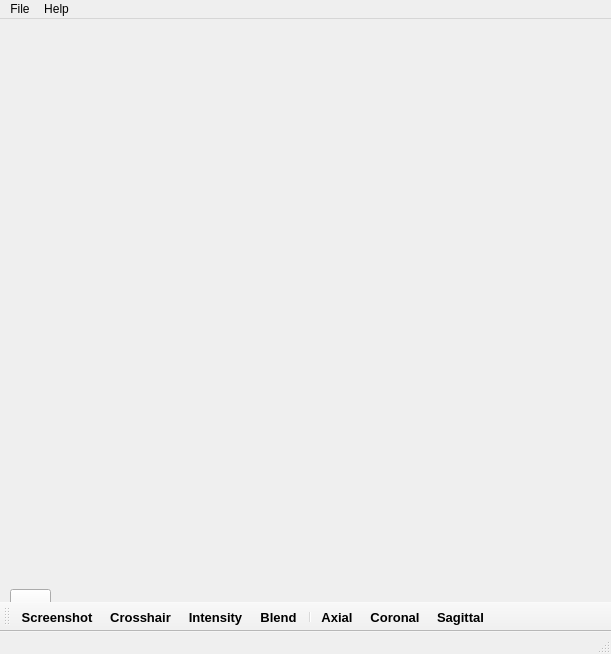
<?xml version="1.0" encoding="UTF-8"?>
<ui version="4.0">
 <class>MainWindow</class>
 <widget class="QMainWindow" name="MainWindow">
  <property name="geometry">
   <rect>
    <x>0</x>
    <y>0</y>
    <width>611</width>
    <height>654</height>
   </rect>
  </property>
  <property name="sizePolicy">
   <sizepolicy hsizetype="Preferred" vsizetype="Preferred">
    <horstretch>0</horstretch>
    <verstretch>0</verstretch>
   </sizepolicy>
  </property>
  <property name="windowTitle">
   <string>MainWindow</string>
  </property>
  <widget class="QWidget" name="centralwidget">
   <property name="sizePolicy">
    <sizepolicy hsizetype="Expanding" vsizetype="Expanding">
     <horstretch>0</horstretch>
     <verstretch>0</verstretch>
    </sizepolicy>
   </property>
   <widget class="QPushButton" name="pushButton_10">
    <property name="geometry">
     <rect>
      <x>10</x>
      <y>570</y>
      <width>41</width>
      <height>41</height>
     </rect>
    </property>
    <property name="toolTip">
     <string>&lt;html&gt;&lt;head/&gt;&lt;body&gt;&lt;p&gt;Crosshair&lt;/p&gt;&lt;/body&gt;&lt;/html&gt;</string>
    </property>
    <property name="text">
     <string/>
    </property>
    <property name="icon">
     <iconset resource="../smili.qrc">
      <normaloff>:/resources/toolbar/expand.png</normaloff>:/resources/toolbar/expand.png</iconset>
    </property>
   </widget>
   <widget class="QVTKWidget" name="qvtkWidget">
    <property name="geometry">
     <rect>
      <x>10</x>
      <y>0</y>
      <width>591</width>
      <height>561</height>
     </rect>
    </property>
   </widget>
  </widget>
  <widget class="QStatusBar" name="statusbar"/>
  <widget class="QMenuBar" name="menuBar">
   <property name="geometry">
    <rect>
     <x>0</x>
     <y>0</y>
     <width>611</width>
     <height>21</height>
    </rect>
   </property>
   <widget class="QMenu" name="menuFile">
    <property name="title">
     <string>File</string>
    </property>
    <addaction name="actionOpen_2"/>
    <addaction name="actionOpen"/>
    <addaction name="actionSave_2"/>
    <addaction name="actionRefresh_2"/>
   </widget>
   <widget class="QMenu" name="menuHelp">
    <property name="title">
     <string>Help</string>
    </property>
    <addaction name="actionControl_2"/>
    <addaction name="actionAbout_2"/>
    <addaction name="actionConsole"/>
   </widget>
   <addaction name="menuFile"/>
   <addaction name="menuHelp"/>
  </widget>
  <widget class="QToolBar" name="toolBar">
   <property name="font">
    <font>
     <pointsize>10</pointsize>
     <weight>75</weight>
     <italic>false</italic>
     <bold>true</bold>
     <strikeout>false</strikeout>
    </font>
   </property>
   <property name="windowTitle">
    <string>toolBar</string>
   </property>
   <property name="allowedAreas">
    <set>Qt::NoToolBarArea</set>
   </property>
   <property name="iconSize">
    <size>
     <width>56</width>
     <height>56</height>
    </size>
   </property>
   <property name="toolButtonStyle">
    <enum>Qt::ToolButtonTextBesideIcon</enum>
   </property>
   <attribute name="toolBarArea">
    <enum>BottomToolBarArea</enum>
   </attribute>
   <attribute name="toolBarBreak">
    <bool>false</bool>
   </attribute>
   <addaction name="actionScreenshot"/>
   <addaction name="actionCrosshair"/>
   <addaction name="actionIntensity_2"/>
   <addaction name="actionBlend"/>
   <addaction name="separator"/>
   <addaction name="actionAxial"/>
   <addaction name="actionCoronal"/>
   <addaction name="actionSagittal"/>
  </widget>
  <action name="actionFile">
   <property name="enabled">
    <bool>true</bool>
   </property>
   <property name="text">
    <string>File</string>
   </property>
   <property name="toolTip">
    <string>File</string>
   </property>
  </action>
  <action name="actionOpen">
   <property name="icon">
    <iconset resource="../smili.qrc">
     <normaloff>:/resources/toolbar/open.png</normaloff>:/resources/toolbar/open.png</iconset>
   </property>
   <property name="text">
    <string>Open Label Image</string>
   </property>
  </action>
  <action name="actionSave">
   <property name="text">
    <string>Save</string>
   </property>
  </action>
  <action name="actionAxial">
   <property name="checkable">
    <bool>true</bool>
   </property>
   <property name="icon">
    <iconset resource="../smili.qrc">
     <normaloff>:/resources/toolbar/axial.png</normaloff>:/resources/toolbar/axial.png</iconset>
   </property>
   <property name="text">
    <string>Axial</string>
   </property>
   <property name="toolTip">
    <string>Axial</string>
   </property>
  </action>
  <action name="actionCoronal">
   <property name="checkable">
    <bool>true</bool>
   </property>
   <property name="icon">
    <iconset resource="../smili.qrc">
     <normaloff>:/resources/toolbar/coronal.png</normaloff>:/resources/toolbar/coronal.png</iconset>
   </property>
   <property name="text">
    <string>Coronal</string>
   </property>
   <property name="toolTip">
    <string>Coronal</string>
   </property>
  </action>
  <action name="actionSagittal">
   <property name="checkable">
    <bool>true</bool>
   </property>
   <property name="icon">
    <iconset resource="../smili.qrc">
     <normaloff>:/resources/toolbar/sagittal.png</normaloff>:/resources/toolbar/sagittal.png</iconset>
   </property>
   <property name="text">
    <string>Sagittal</string>
   </property>
   <property name="toolTip">
    <string>Sagittal</string>
   </property>
  </action>
  <action name="actionAbout">
   <property name="text">
    <string>About</string>
   </property>
  </action>
  <action name="actionconsole">
   <property name="text">
    <string>console</string>
   </property>
  </action>
  <action name="actionOpen_2">
   <property name="icon">
    <iconset resource="../smili.qrc">
     <normaloff>:/resources/toolbar/open.png</normaloff>:/resources/toolbar/open.png</iconset>
   </property>
   <property name="text">
    <string>Open Image</string>
   </property>
  </action>
  <action name="actionSave_2">
   <property name="icon">
    <iconset resource="../smili.qrc">
     <normaloff>:/resources/toolbar/save.png</normaloff>:/resources/toolbar/save.png</iconset>
   </property>
   <property name="text">
    <string>Save</string>
   </property>
  </action>
  <action name="actionRefresh_2">
   <property name="icon">
    <iconset resource="../smili.qrc">
     <normaloff>:/resources/toolbar/refresh.png</normaloff>:/resources/toolbar/refresh.png</iconset>
   </property>
   <property name="text">
    <string>Refresh</string>
   </property>
  </action>
  <action name="actionControl_2">
   <property name="icon">
    <iconset resource="../smili.qrc">
     <normaloff>:/resources/toolbar/controls.png</normaloff>:/resources/toolbar/controls.png</iconset>
   </property>
   <property name="text">
    <string>Control</string>
   </property>
  </action>
  <action name="actionAbout_2">
   <property name="icon">
    <iconset resource="../smili.qrc">
     <normaloff>:/resources/toolbar/help.png</normaloff>:/resources/toolbar/help.png</iconset>
   </property>
   <property name="text">
    <string>About</string>
   </property>
  </action>
  <action name="actionConsole">
   <property name="checkable">
    <bool>true</bool>
   </property>
   <property name="checked">
    <bool>true</bool>
   </property>
   <property name="icon">
    <iconset resource="../smili.qrc">
     <normaloff>:/resources/toolbar/console.png</normaloff>:/resources/toolbar/console.png</iconset>
   </property>
   <property name="text">
    <string>Console</string>
   </property>
  </action>
  <action name="actionScreenshot">
   <property name="icon">
    <iconset resource="../smili.qrc">
     <normaloff>:/resources/toolbar/screenshot.png</normaloff>:/resources/toolbar/screenshot.png</iconset>
   </property>
   <property name="text">
    <string>Screenshot</string>
   </property>
  </action>
  <action name="actionCrosshair">
   <property name="checkable">
    <bool>true</bool>
   </property>
   <property name="icon">
    <iconset resource="../smili.qrc">
     <normaloff>:/resources/toolbar/crosshairs_2D.png</normaloff>:/resources/toolbar/crosshairs_2D.png</iconset>
   </property>
   <property name="text">
    <string>Crosshair</string>
   </property>
  </action>
  <action name="actionIntensity_2">
   <property name="icon">
    <iconset resource="../smili.qrc">
     <normaloff>:/resources/toolbar/intensity.png</normaloff>:/resources/toolbar/intensity.png</iconset>
   </property>
   <property name="text">
    <string>Intensity</string>
   </property>
  </action>
  <action name="actionBlend">
   <property name="icon">
    <iconset resource="../smili.qrc">
     <normaloff>:/resources/toolbar/blend.png</normaloff>:/resources/toolbar/blend.png</iconset>
   </property>
   <property name="text">
    <string>Blend</string>
   </property>
  </action>
 </widget>
 <customwidgets>
  <customwidget>
   <class>QVTKWidget</class>
   <extends>QWidget</extends>
   <header>QVTKWidget.h</header>
  </customwidget>
 </customwidgets>
 <resources>
  <include location="../smili.qrc"/>
 </resources>
 <connections/>
</ui>
